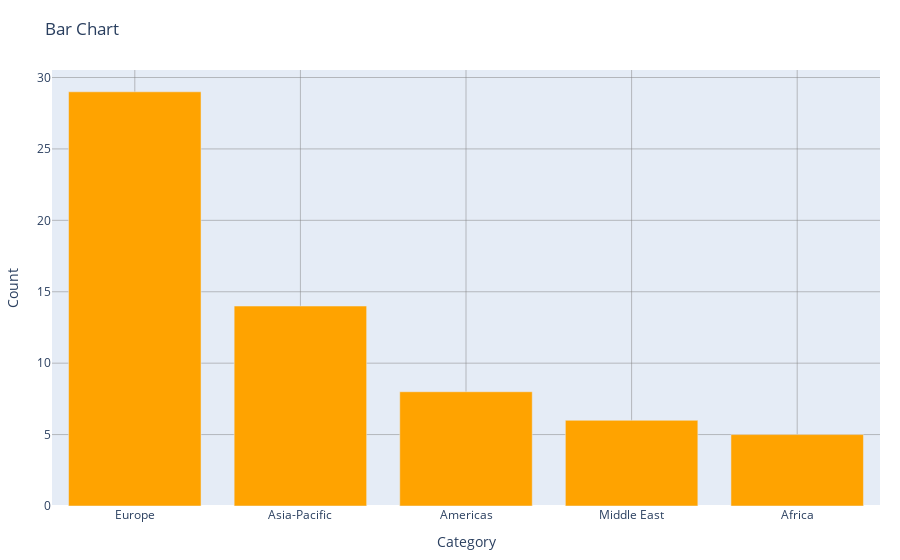

This figure's notebook cell:
### Code cell
# BAR CHART SYNTAX IN PLOTLY

# Create bar chart figure
fig = go.Figure(go.Bar(
    x=categories,
    y=counts,
    marker_color="#ffa300"
))

# Set overall title and axes labels
fig.update_layout(
    title_text='Bar Chart',
    xaxis_title='Category',
    yaxis_title='Count',
    margin=dict(l=20, r=20, b=20, t=70)
)

# Style subplot
fig.update_layout(
    hovermode='x',  # Enable hover interaction
    xaxis=dict(showgrid=True, gridwidth=0.5, gridcolor="gray"),  # Add minor grid lines
    yaxis=dict(showgrid=True, gridwidth=0.5, gridcolor="gray")
)

fig.show()

### Figure 1 — Plotly figure (JSON) as saved in the notebook; plotly's stock layout.template omitted (floating-point values rounded to 4 significant figures)
{"data": [{"marker": {"color": "#ffa300"}, "type": "bar", "x": ["Europe", "Asia-Pacific", "Americas", "Middle East", "Africa"], "y": [29, 14, 8, 6, 5]}], "layout": {"hovermode": "x", "margin": {"b": 20, "l": 20, "r": 20, "t": 70}, "title": {"text": "Bar Chart"}, "xaxis": {"gridcolor": "gray", "gridwidth": 0.5, "showgrid": true, "title": {"text": "Category"}}, "yaxis": {"gridcolor": "gray", "gridwidth": 0.5, "showgrid": true, "title": {"text": "Count"}}}}
